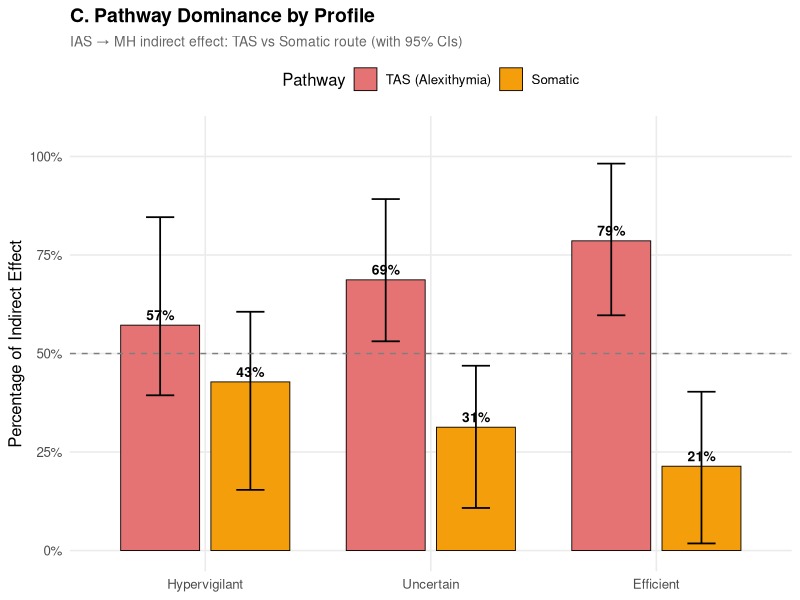
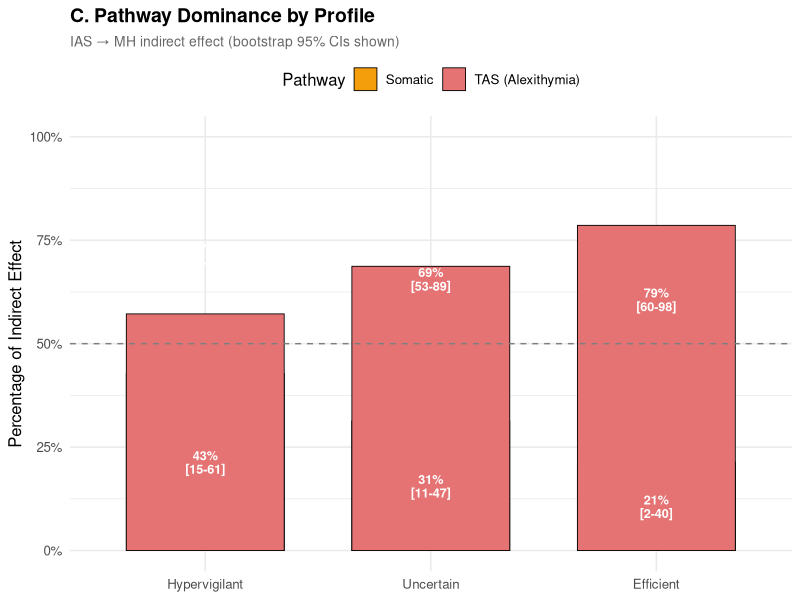
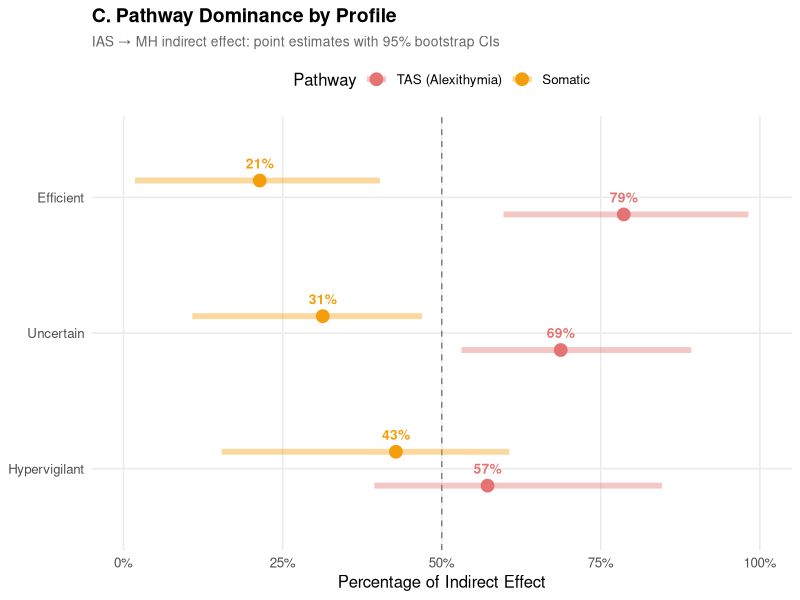

Write R code to recreate these figures, in order.
# =============================================================================
# Panel C: Pathway Dominance with Error Bars
# =============================================================================

library(ggplot2)
library(dplyr)
library(tidyr)

# Data from bootstrap analysis (12b_pathway_dominance_test.R)
# These are the conditional indirect effect percentages with 95% CIs

pathway_data <- data.frame(
  Profile = factor(c("Hypervigilant", "Uncertain", "Efficient"),
                   levels = c("Hypervigilant", "Uncertain", "Efficient")),
  TAS_pct = c(57.2, 68.7, 78.6),
  TAS_ci_low = c(39.4, 53.1, 59.7),
  TAS_ci_high = c(84.6, 89.2, 98.2),
  Som_pct = c(42.8, 31.3, 21.4),
  Som_ci_low = c(15.4, 10.8, 1.8),
  Som_ci_high = c(60.6, 46.9, 40.3)
)

# Reshape for plotting
plot_data <- pathway_data %>%
  pivot_longer(
    cols = c(TAS_pct, Som_pct),
    names_to = "Pathway",
    values_to = "Percentage"
  ) %>%
  mutate(
    CI_low = ifelse(Pathway == "TAS_pct", TAS_ci_low, Som_ci_low),
    CI_high = ifelse(Pathway == "TAS_pct", TAS_ci_high, Som_ci_high),
    Pathway = factor(ifelse(Pathway == "TAS_pct", "TAS (Alexithymia)", "Somatic"),
                     levels = c("TAS (Alexithymia)", "Somatic"))
  ) %>%
  select(Profile, Pathway, Percentage, CI_low, CI_high)

# Colors matching the SEM diagram
colors <- c("TAS (Alexithymia)" = "#E57373", "Somatic" = "#F59E0B")

# =============================================================================
# VERSION 1: Grouped Bar Chart with Error Bars (Side by Side)
# =============================================================================

p1 <- ggplot(plot_data, aes(x = Profile, y = Percentage, fill = Pathway)) +
  geom_bar(stat = "identity", position = position_dodge(width = 0.8),
           width = 0.7, color = "black", linewidth = 0.3) +
  geom_errorbar(aes(ymin = CI_low, ymax = CI_high),
                position = position_dodge(width = 0.8),
                width = 0.25, linewidth = 0.6) +
  geom_hline(yintercept = 50, linetype = "dashed", color = "gray50") +
  scale_fill_manual(values = colors) +
  scale_y_continuous(limits = c(0, 105), breaks = seq(0, 100, 25),
                     labels = function(x) paste0(x, "%")) +
  labs(
    title = "C. Pathway Dominance by Profile",
    subtitle = "IAS → MH indirect effect: TAS vs Somatic route (with 95% CIs)",
    x = NULL,
    y = "Percentage of Indirect Effect",
    fill = "Pathway"
  ) +
  theme_minimal(base_size = 12) +
  theme(
    plot.title = element_text(face = "bold", size = 14),
    plot.subtitle = element_text(size = 10, color = "gray40"),
    legend.position = "top",
    panel.grid.minor = element_blank()
  ) +
  # Add percentage labels
  geom_text(aes(label = sprintf("%.0f%%", Percentage)),
            position = position_dodge(width = 0.8),
            vjust = -0.5, size = 3.5, fontface = "bold")

# Output disabled to avoid creating non-approved plots.

# =============================================================================
# VERSION 2: Stacked Bar with CI annotations (like original but with uncertainty)
# =============================================================================

# For stacked bars, we can add CI as text annotations
p2 <- ggplot(pathway_data, aes(x = Profile)) +
  # Somatic on bottom
  geom_bar(aes(y = Som_pct, fill = "Somatic"), stat = "identity",
           width = 0.7, color = "black", linewidth = 0.3) +
  # TAS on top
  geom_bar(aes(y = TAS_pct, fill = "TAS (Alexithymia)"), stat = "identity",
           width = 0.7, color = "black", linewidth = 0.3,
           position = position_stack()) +
  geom_hline(yintercept = 50, linetype = "dashed", color = "gray50") +
  scale_fill_manual(values = c("Somatic" = "#F59E0B", "TAS (Alexithymia)" = "#E57373"),
                    name = "Pathway") +
  scale_y_continuous(limits = c(0, 100), labels = function(x) paste0(x, "%")) +
  labs(
    title = "C. Pathway Dominance by Profile",
    subtitle = "IAS → MH indirect effect (bootstrap 95% CIs shown)",
    x = NULL,
    y = "Percentage of Indirect Effect"
  ) +
  theme_minimal(base_size = 12) +
  theme(
    plot.title = element_text(face = "bold", size = 14),
    plot.subtitle = element_text(size = 10, color = "gray40"),
    legend.position = "top"
  ) +
  # Add percentage labels with CIs
  geom_text(aes(y = Som_pct/2,
                label = sprintf("%.0f%%\n[%.0f-%.0f]", Som_pct, Som_ci_low, Som_ci_high)),
            color = "white", size = 3.2, fontface = "bold", lineheight = 0.9) +
  geom_text(aes(y = Som_pct + TAS_pct/2,
                label = sprintf("%.0f%%\n[%.0f-%.0f]", TAS_pct, TAS_ci_low, TAS_ci_high)),
            color = "white", size = 3.2, fontface = "bold", lineheight = 0.9)

# Output disabled to avoid creating non-approved plots.

# =============================================================================
# VERSION 3: Point + Range plot (Cleveland dot plot style)
# =============================================================================

p3 <- ggplot(plot_data, aes(x = Percentage, y = Profile, color = Pathway)) +
  geom_vline(xintercept = 50, linetype = "dashed", color = "gray50") +
  geom_linerange(aes(xmin = CI_low, xmax = CI_high),
                 position = position_dodge(width = 0.5),
                 linewidth = 2, alpha = 0.4) +
  geom_point(position = position_dodge(width = 0.5), size = 4) +
  geom_text(aes(label = sprintf("%.0f%%", Percentage)),
            position = position_dodge(width = 0.5),
            vjust = -1.2, size = 3.5, fontface = "bold", show.legend = FALSE) +
  scale_color_manual(values = colors) +
  scale_x_continuous(limits = c(0, 100), labels = function(x) paste0(x, "%")) +
  labs(
    title = "C. Pathway Dominance by Profile",
    subtitle = "IAS → MH indirect effect: point estimates with 95% bootstrap CIs",
    x = "Percentage of Indirect Effect",
    y = NULL,
    color = "Pathway"
  ) +
  theme_minimal(base_size = 12) +
  theme(
    plot.title = element_text(face = "bold", size = 14),
    plot.subtitle = element_text(size = 10, color = "gray40"),
    legend.position = "top",
    panel.grid.minor = element_blank()
  )

# Output disabled to avoid creating non-approved plots.
